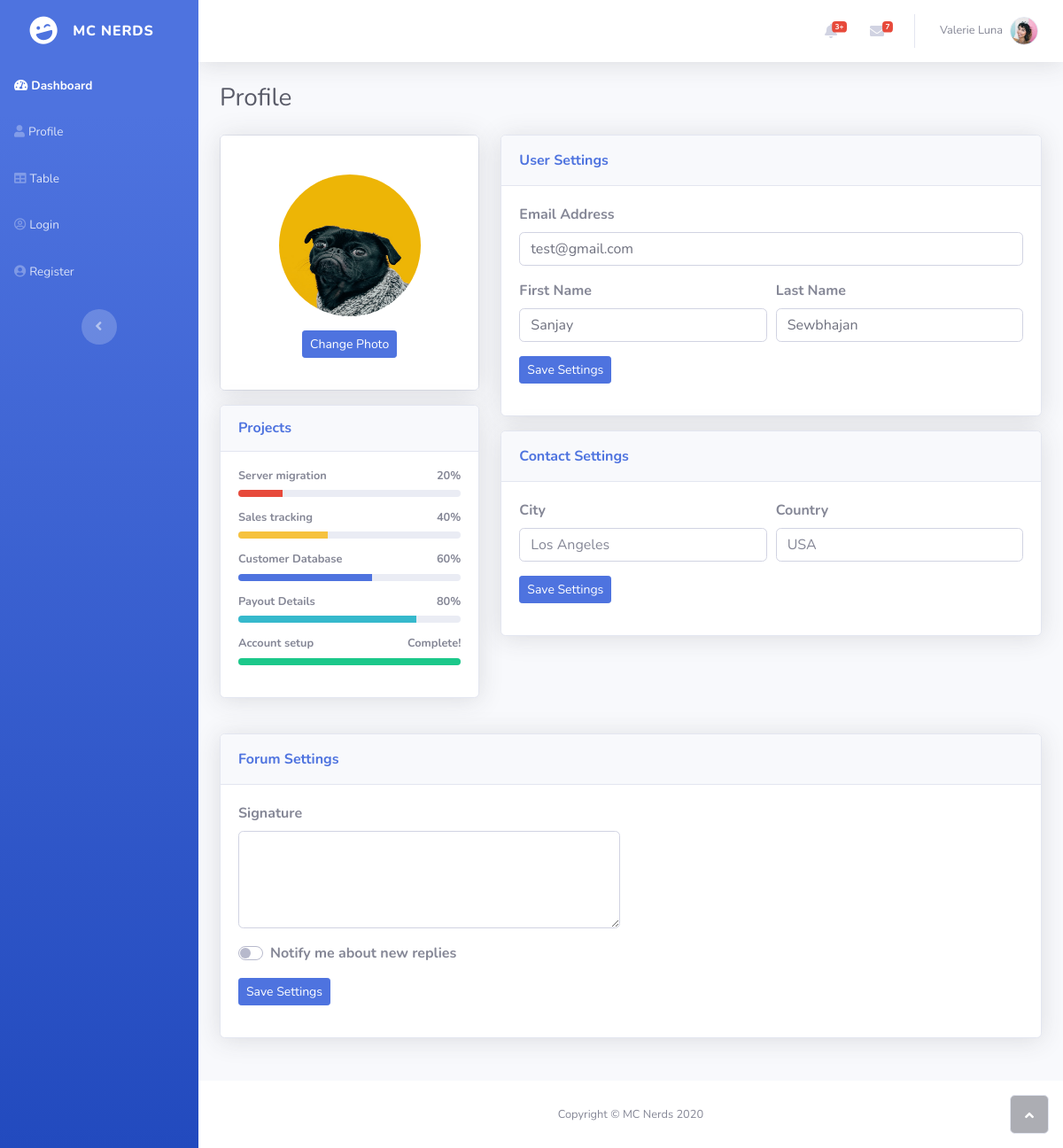
Screenshot of /profile (signed in) with the database file from the repository.
### app.py (models this page shows, shortened)
class users(UserMixin, db.Model):
    user_id = db.Column('id', db.Integer, primary_key=True)
    first_name = db.Column(db.String(100))
    last_name = db.Column(db.String(100))
    email = db.Column(db.String(100), unique=True)
    password = db.Column(db.String(100))

### app.py (the view, shortened to what this page needs)
@app.route('/profile', methods=["POST", "GET"]) #Load from database
@login_required
def profile():
    email = current_user.email
    first_name = current_user.first_name
    last_name = current_user.last_name
    return render_template('profile.html', email=email, first_name=first_name, last_name=last_name) #payload probably better here. To load data when a get is called

### app.py (called while the page is built)
@login_manager.user_loader
def load_user(user_id):
    return users.query.filter_by(user_id=user_id).first()

### templates/profile.html (shortened to what this page needs)
{% extends "base.html" %}
{% block content %}
<div class="container-fluid">
    <h3 class="text-dark mb-4">Profile</h3>
    <div class="row mb-3">
        <div class="col-lg-4">
            <div class="card mb-3">
                <div class="card-body text-center shadow"><img class="rounded-circle mb-3 mt-4" src="static/assets/img/dogs/image2.jpeg" width="160" height="160">
                    <div class="mb-3"><button class="btn btn-primary btn-sm" type="button">Change Photo</button></div>
                </div>
            </div>
            <div class="card shadow mb-4">
                <div class="card-header py-3">
                    <h6 class="text-primary font-weight-bold m-0">Projects</h6>
                </div>
                <div class="card-body">
                    <h4 class="small font-weight-bold">Server migration<span class="float-right">20%</span></h4>
                    <div class="progress progress-sm mb-3">
                        <div class="progress-bar bg-danger" aria-valuenow="20" aria-valuemin="0" aria-valuemax="100" style="width: 20%;"><span class="sr-only">20%</span></div>
                    </div>
                    <h4 class="small font-weight-bold">Sales tracking<span class="float-right">40%</span></h4>
                    <div class="progress progress-sm mb-3">
                        <div class="progress-bar bg-warning" aria-valuenow="40" aria-valuemin="0" aria-valuemax="100" style="width: 40%;"><span class="sr-only">40%</span></div>
                    </div>
                    <h4 class="small font-weight-bold">Customer Database<span class="float-right">60%</span></h4>
                    <div class="progress progress-sm mb-3">
                        <div class="progress-bar bg-primary" aria-valuenow="60" aria-valuemin="0" aria-valuemax="100" style="width: 60%;"><span class="sr-only">60%</span></div>
                    </div>
                    <h4 class="small font-weight-bold">Payout Details<span class="float-right">80%</span></h4>
                    <div class="progress progress-sm mb-3">
                        <div class="progress-bar bg-info" aria-valuenow="80" aria-valuemin="0" aria-valuemax="100" style="width: 80%;"><span class="sr-only">80%</span></div>
                    </div>
                    <h4 class="small font-weight-bold">Account setup<span class="float-right">Complete!</span></h4>
                    <div class="progress progress-sm mb-3">
                        <div class="progress-bar bg-success" aria-valuenow="100" aria-valuemin="0" aria-valuemax="100" style="width: 100%;"><span class="sr-only">100%</span></div>
                    </div>
                </div>
            </div>
        </div>
        <div class="col-lg-8">
            <div class="row">
                <div class="col">
                    <div class="card shadow mb-3">
                        <div class="card-header py-3">
                            <p class="text-primary m-0 font-weight-bold">User Settings</p>
                        </div>
                        <div class="card-body">
                            <form method="post">
                                <div class="form-row">
                                    <div class="col">
                                        <div class="form-group"><label for="email"><strong>Email Address</strong></label><input class="form-control" type="email" name="email" value="{{email if email}}"></div>
                                    </div>
                                </div>
                                <div class="form-row">
                                    <div class="col">
                                        <div class="form-group"><label for="first_name"><strong>First Name</strong></label><input class="form-control" type="text" name="first_name" value="{{first_name if first_name}}"></div>
                                    </div>
                                    <div class="col">
                                        <div class="form-group"><label for="last_name"><strong>Last Name</strong></label><input class="form-control" type="text" name="last_name" value="{{last_name if last_name}}"></div>
                                    </div>
                                </div>
                                <div class="form-group"><button class="btn btn-primary btn-sm" type="submit">Save Settings</button></div>
                            </form>
                        </div>
                    </div>
                    <div class="card shadow">
                        <div class="card-header py-3">
                            <p class="text-primary m-0 font-weight-bold">Contact Settings</p>
                        </div>
                        <div class="card-body">
                            <form>
                                <div class="form-row">
                                    <div class="col">
                                        <div class="form-group"><label for="city"><strong>City</strong></label><input class="form-control" type="text" placeholder="Los Angeles" name="city"></div>
                                    </div>
                                    <div class="col">
                                        <div class="form-group"><label for="country"><strong>Country</strong></label><input class="form-control" type="text" placeholder="USA" name="country"></div>
                                    </div>
                                </div>
                                <div class="form-group"><button class="btn btn-primary btn-sm" type="submit">Save&nbsp;Settings</button></div>
                            </form>
                        </div>
                    </div>
                </div>
            </div>
        </div>
    </div>
    <div class="card shadow mb-5">
        <div class="card-header py-3">
            <p class="text-primary m-0 font-weight-bold">Forum Settings</p>
        </div>
        <div class="card-body">
            <div class="row">
                <div class="col-md-6">
                    <form>
                        <div class="form-group"><label for="signature"><strong>Signature</strong><br></label><textarea class="form-control" rows="4" name="signature"></textarea></div>
                        <div class="form-group">
                            <div class="custom-control custom-switch"><label class="custom-control-label" for="formCheck-1"><strong>Notify me about new replies</strong></label></div>
                        </div>
                        <div class="form-group"><button class="btn btn-primary btn-sm" type="submit">Save Settings</button></div>
                    </form>
                </div>
            </div>
        </div>
    </div>
</div>
{% endblock %}

### rows the page displays
users: email "test@gmail.com", first_name "Sanjay", last_name "Sewbhajan"
